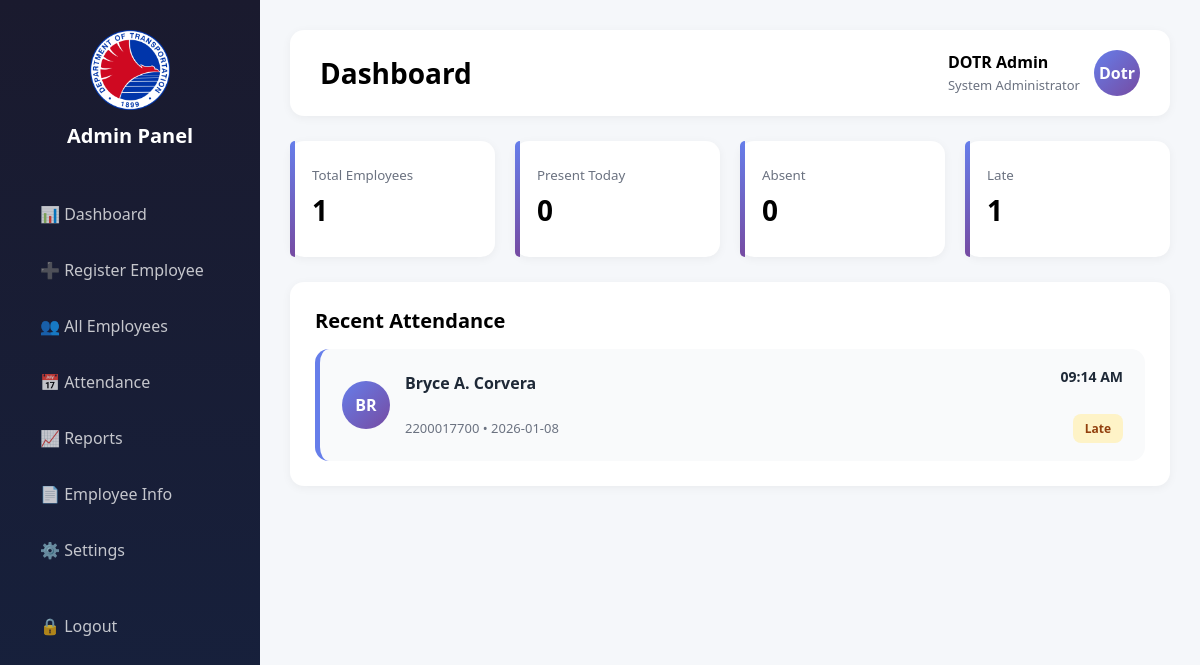
The app's page /admin/dashboard (signed in) with its own data.
### tables this page shows
CREATE TABLE attendance (
    attendance_id INTEGER PRIMARY KEY AUTOINCREMENT,
    employee_id INTEGER,
    date TEXT,
    morning_in TEXT,
    attendance_status TEXT,
    verification_method TEXT, lunch_out TEXT, afternoon_in TEXT, time_out TEXT,
    FOREIGN KEY(employee_id) REFERENCES employees(id)
);

CREATE TABLE employees (
    id INTEGER PRIMARY KEY AUTOINCREMENT,
    full_name TEXT,
    employee_code TEXT,
    department TEXT,
    position TEXT,
    status TEXT DEFAULT 'Active'
, address TEXT, place_of_birth TEXT, blood_type TEXT, date_of_birth TEXT, gender TEXT, civil_status TEXT, age INTEGER, contact_number TEXT, email TEXT, course TEXT, entity_office TEXT, bp_number TEXT, philhealth_number TEXT, pagibig_number TEXT, tin TEXT, id_number TEXT, salary_grade TEXT, basic_salary REAL, place_of_assignment TEXT, original_place_of_assignment TEXT, item_number TEXT, date_appointed TEXT, date_of_last_promotion TEXT, date_of_separation TEXT, employment_status TEXT, eligibility TEXT, created_at TIMESTAMP DEFAULT CURRENT_TIMESTAMP, photo_path TEXT);

### app.py (the view)
@app.route("/admin/dashboard")
@admin_required
def admin_dashboard():
    db = get_db()
    cur = db.cursor()
    today = date.today().isoformat()
    cur.execute("SELECT COUNT(*) FROM employees")
    total_employees = cur.fetchone()[0]
    cur.execute(
        "SELECT COUNT(*) FROM attendance WHERE date=? AND attendance_status='Present'",
        (today,),
    )
    present = cur.fetchone()[0]
    cur.execute(
        "SELECT COUNT(*) FROM attendance WHERE date=? AND attendance_status='Absent'",
        (today,),
    )
    absent = cur.fetchone()[0]
    cur.execute(
        "SELECT COUNT(*) FROM attendance WHERE date=? AND attendance_status='Late'",
        (today,),
    )
    late = cur.fetchone()[0]
    cur.execute("""
        SELECT e.full_name, e.employee_code, a.date, a.morning_in, a.lunch_out,
               a.afternoon_in, a.time_out, a.attendance_status, a.verification_method
        FROM attendance a
        JOIN employees e ON a.employee_id = e.id
        ORDER BY a.date DESC, a.morning_in DESC
        LIMIT 10
    """)
    recent_attendance = cur.fetchall()
    return render_template(
        "admin/dashboard.html",
        total_employees=total_employees,
        present=present,
        absent=absent,
        late=late,
        recent_attendance=recent_attendance,
    )

### app.py (called while the page is built)
def get_db():
    if "db" not in g:
        g.db = sqlite3.connect(DATABASE)
        g.db.row_factory = sqlite3.Row
    return g.db

def admin_required(f):
    @wraps(f)
    def wrapper(*args, **kwargs):
        if not session.get("admin_logged_in"):
            return redirect(url_for("admin_login"))
        return f(*args, **kwargs)
    return wrapper

@app.after_request
def hide_server_header(response):
    response.headers['Server'] = 'SecureServer'
    return response

### templates/admin/dashboard.html
{% extends "admin/base.html" %}
{% block title %}Dashboard{% endblock %}
{% block content %}
<div class="section active">
  <div class="stats">
    <div class="stat">
      <small>Total Employees</small>
      <h2>{{ total_employees }}</h2>
    </div>
    <div class="stat">
      <small>Present Today</small>
      <h2>{{ present }}</h2>
    </div>
    <div class="stat">
      <small>Absent</small>
      <h2>{{ absent }}</h2>
    </div>
    <div class="stat">
      <small>Late</small>
      <h2>{{ late }}</h2>
    </div>
  </div>
  <div class="card">
    <h3 class="card-title">Recent Attendance</h3>
    {% if recent_attendance %}
      <div class="attendance-grid">
        {% for record in recent_attendance %}
        <div class="attendance-card">
          <div class="att-left">
            <div class="att-avatar">{{ record.full_name[0:2].upper() if record.full_name else 'N/A' }}</div>
            <div>
              <strong>{{ record.full_name or 'N/A' }}</strong><br>
              <small>{{ record.employee_code or 'N/A' }} • {{ record.date }}</small>
            </div>
          </div>
          <div class="att-right">
            {% if record.morning_in %}
              <span class="att-time">{{ record.morning_in }}</span><br>
            {% endif %}
            <span class="att-badge {% if record.attendance_status == 'Present' %}ontime{% elif record.attendance_status == 'Late' %}late{% else %}absent{% endif %}">
              {{ record.attendance_status or 'Pending' }}
            </span>
          </div>
        </div>
        {% endfor %}
      </div>
    {% else %}
      <p>No records yet.</p>
    {% endif %}
  </div>
</div>
{% endblock %}

### static/admin.css (style rules this page uses)
* { margin:0;padding:0;box-sizing:border-box }
body { font-family:Segoe UI,Roboto,sans-serif;background:#f5f7fa }
.card { background:#fff;margin-top:25px; padding:25px;border-radius:14px; box-shadow:0 2px 10px rgba(0,0,0,.05) }
.card-title { font-size:20px;font-weight:600;margin-bottom:15px }
.stats { display:grid;grid-template-columns:repeat(4,1fr); gap:20px;margin-top:25px }
.stat { position:relative; background:#fff;padding:22px;border-radius:14px; box-shadow:0 2px 10px rgba(0,0,0,.05); transition:.3s }
.stat::before { content:"";position:absolute;left:0;top:0; width:5px;height:100%; background:linear-gradient(180deg,#667eea,#764ba2); border-radius:14px 0 0 14px }
.stat small { color:#6b7280 }
.stat h2 { margin:6px 0;font-size:28px }
.section { display:none }
.section.active { display:block;animation:fade .3s }
.attendance-grid { display:flex;flex-direction:column;gap:15px }
.attendance-card { display:flex;justify-content:space-between;align-items:center; background:#f9fafb;padding:18px 22px; border-radius:14px;border-left:5px solid #667eea }
.att-left { display:flex;align-items:center;gap:15px }
.att-avatar { width:48px;height:48px;border-radius:50%; background:linear-gradient(135deg,#667eea,#764ba2); display:flex;align-items:center;justify-content:center; color:#fff;font-weight:700;font-size:16px;flex-shrink:0 }
.att-left strong { display:block;color:#1f2937;font-size:16px }
.att-left small { color:#6b7280;font-size:13px }
.att-right { text-align:right }
.att-time { display:block;color:#1f2937;font-weight:600;font-size:14px;margin-bottom:6px }
.att-badge { display:inline-block;padding:6px 12px;border-radius:8px; font-size:12px;font-weight:600 }
.att-badge.late { background:#fef3c7;color:#92400e }

### records on screen
attendance: full_name "BR", full_name "Bryce A. Corvera", employee_code "2200017700", date "2026-01-08", morning_in "09:14 AM", attendance_status "Late"

### other values on screen
{{ total_employees }} "1"
{{ present }} "0"
{{ absent }} "0"
{{ late }} "1"
